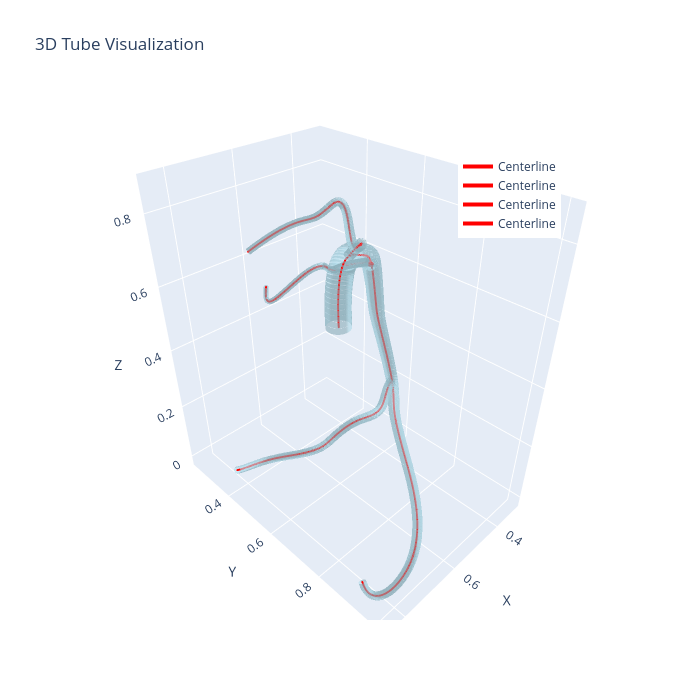

Notebook code for this chart:
### Code cell
import plotly.graph_objects as go

def create_cylinder(p0, p1, r0, r1, resolution=40):
    p0 = np.array(p0)
    p1 = np.array(p1)
    # Vector from p0 to p1
    v = p1 - p0
    v = v / np.linalg.norm(v)
    
    # Create two vectors orthogonal to v
    if (v == np.array([0, 0, 1])).all():
        ortho1 = np.array([1, 0, 0])
    else:
        ortho1 = np.cross(v, [0, 0, 1])
        ortho1 /= np.linalg.norm(ortho1)
    ortho2 = np.cross(v, ortho1)
    
    # Angles for the circle
    theta = np.linspace(0, 2 * np.pi, resolution, endpoint=False)
    
    # Create circle at p0
    circle0 = [p0 + r0 * (np.cos(t) * ortho1 + np.sin(t) * ortho2) for t in theta]
    # Create circle at p1
    circle1 = [p1 + r1 * (np.cos(t) * ortho1 + np.sin(t) * ortho2) for t in theta]
 
    # Combine vertices
    vertices = np.vstack((circle0, circle1))
    
    # Create faces
    faces = []
    for i in range(resolution):
        next_i = (i + 1) % resolution
        # Triangle 1
        faces.append((i, next_i, resolution + i))
        # Triangle 2
        faces.append((next_i, resolution + next_i, resolution + i))
    
    return vertices, faces

def create_tube(centerline, radius, resolution=40):
    all_vertices = []
    all_faces = []
    vertex_offset = 0

    for i in range(len(centerline) - 1):
        p0 = centerline[i]
        p1 = centerline[i + 1]
        r0 = radius[i]
        r1 = radius[i + 1]
        
        vertices, faces = create_cylinder(p0, p1, r0, r1, resolution)
        all_vertices.append(vertices)
        # Adjust face indices
        adjusted_faces = [(a + vertex_offset, b + vertex_offset, c + vertex_offset) for a, b, c in faces]
        all_faces.extend(adjusted_faces)
        vertex_offset += vertices.shape[0]
    
    all_vertices = np.vstack(all_vertices)
    return all_vertices, all_faces

def crop_to_content(image: torch.Tensor, alpha_threshold: float = 0.1) -> torch.Tensor:
    # Extract the alpha channel
    alpha = image[-1, :, :]

    # Create a binary mask where alpha is above the threshold
    mask = alpha > alpha_threshold

    # Find the bounding box of the content
    non_zero_indices = mask.nonzero(as_tuple=False)
    if non_zero_indices.numel() == 0:
        # If there's no content, return the original image
        return image

    y_min, x_min = non_zero_indices.min(dim=0)[0]
    y_max, x_max = non_zero_indices.max(dim=0)[0]

    # Crop the image to the bounding box
    cropped_image = image[:, y_min:y_max + 1, x_min:x_max + 1]

    return cropped_image

def render_sample(sample):
    meshes = []
    tensor_list = []

    for branch in sample:
        tensor = branch  # [x, y, z, r]
        tensor_list.append(tensor)

        centerline = branch[:, :3]
        radius = branch[:, 3]
        vertices, faces = create_tube(centerline, radius, resolution=40)

        x, y, z = vertices[:, 0], vertices[:, 1], vertices[:, 2]
        I = [face[0] for face in faces]
        J = [face[1] for face in faces]
        K = [face[2] for face in faces]

        mesh = go.Mesh3d(x=x, y=y, z=z, i=I, j=J, k=K, color='lightblue', opacity=0.6, name='Tube')
        scatter = go.Scatter3d(
            x=[point[0] for point in centerline],
            y=[point[1] for point in centerline],
            z=[point[2] for point in centerline],
            mode='lines+markers', line=dict(color='red', width=4),
            marker=dict(size=1, color='red'), name='Centerline'
        )
        meshes.append(mesh)
        meshes.append(scatter)

    combined_tensor = np.vstack(tensor_list)
    return combined_tensor, meshes


def normalize_tensor(sample):
    centerline_copy = sample.copy()
    slice = centerline_copy[...,:3]
    scale = slice.max()-slice.min()

    centerline_copy[...,:3]-=slice.min()
    centerline_copy[...,:3]/=slice.max()
    centerline_copy[...,-1]/=scale
    
    return centerline_copy 

output_3d_model = normalize_tensor(output_3d_model)
tensor, meshes = render_sample(output_3d_model)

# Визуализация (опционально)
layout = go.Layout(
    title='3D Tube Visualization',
    scene=dict(xaxis=dict(title='X'), yaxis=dict(title='Y'), zaxis=dict(title='Z'), aspectmode='data'),
    legend=dict(x=0.7, y=0.9), width=700, height=700
)
fig = go.Figure(data=meshes, layout=layout)
fig.show()

### Figure 1 — Plotly figure (JSON) as saved in the notebook; plotly's stock layout.template omitted (floating-point values rounded to 4 significant figures; data arrays with more than 128 entries replaced by an {"elided": "..."} marker saying what was removed)
{"data": [{"color": "lightblue", "i": {"elided": "23920 int values"}, "j": {"elided": "23920 int values"}, "k": {"elided": "23920 int values"}, "name": "Tube", "opacity": 0.6, "type": "mesh3d", "x": {"elided": "23920 float values"}, "y": {"elided": "23920 float values"}, "z": {"elided": "23920 float values"}}, {"line": {"color": "red", "width": 4}, "marker": {"color": "red", "size": 1}, "mode": "lines+markers", "name": "Centerline", "type": "scatter3d", "x": {"elided": "300 float values"}, "y": {"elided": "300 float values"}, "z": {"elided": "300 float values"}}, {"color": "lightblue", "i": {"elided": "23920 int values"}, "j": {"elided": "23920 int values"}, "k": {"elided": "23920 int values"}, "name": "Tube", "opacity": 0.6, "type": "mesh3d", "x": {"elided": "23920 float values"}, "y": {"elided": "23920 float values"}, "z": {"elided": "23920 float values"}}, {"line": {"color": "red", "width": 4}, "marker": {"color": "red", "size": 1}, "mode": "lines+markers", "name": "Centerline", "type": "scatter3d", "x": {"elided": "300 float values"}, "y": {"elided": "300 float values"}, "z": {"elided": "300 float values"}}, {"color": "lightblue", "i": {"elided": "23920 int values"}, "j": {"elided": "23920 int values"}, "k": {"elided": "23920 int values"}, "name": "Tube", "opacity": 0.6, "type": "mesh3d", "x": {"elided": "23920 float values"}, "y": {"elided": "23920 float values"}, "z": {"elided": "23920 float values"}}, {"line": {"color": "red", "width": 4}, "marker": {"color": "red", "size": 1}, "mode": "lines+markers", "name": "Centerline", "type": "scatter3d", "x": {"elided": "300 float values"}, "y": {"elided": "300 float values"}, "z": {"elided": "300 float values"}}, {"color": "lightblue", "i": {"elided": "23920 int values"}, "j": {"elided": "23920 int values"}, "k": {"elided": "23920 int values"}, "name": "Tube", "opacity": 0.6, "type": "mesh3d", "x": {"elided": "23920 float values"}, "y": {"elided": "23920 float values"}, "z": {"elided": "23920 float values"}}, {"line": {"color": "red", "width": 4}, "marker": {"color": "red", "size": 1}, "mode": "lines+markers", "name": "Centerline", "type": "scatter3d", "x": {"elided": "300 float values"}, "y": {"elided": "300 float values"}, "z": {"elided": "300 float values"}}], "layout": {"height": 700, "legend": {"x": 0.7, "y": 0.9}, "scene": {"aspectmode": "data", "xaxis": {"title": {"text": "X"}}, "yaxis": {"title": {"text": "Y"}}, "zaxis": {"title": {"text": "Z"}}}, "title": {"text": "3D Tube Visualization"}, "width": 700}}
